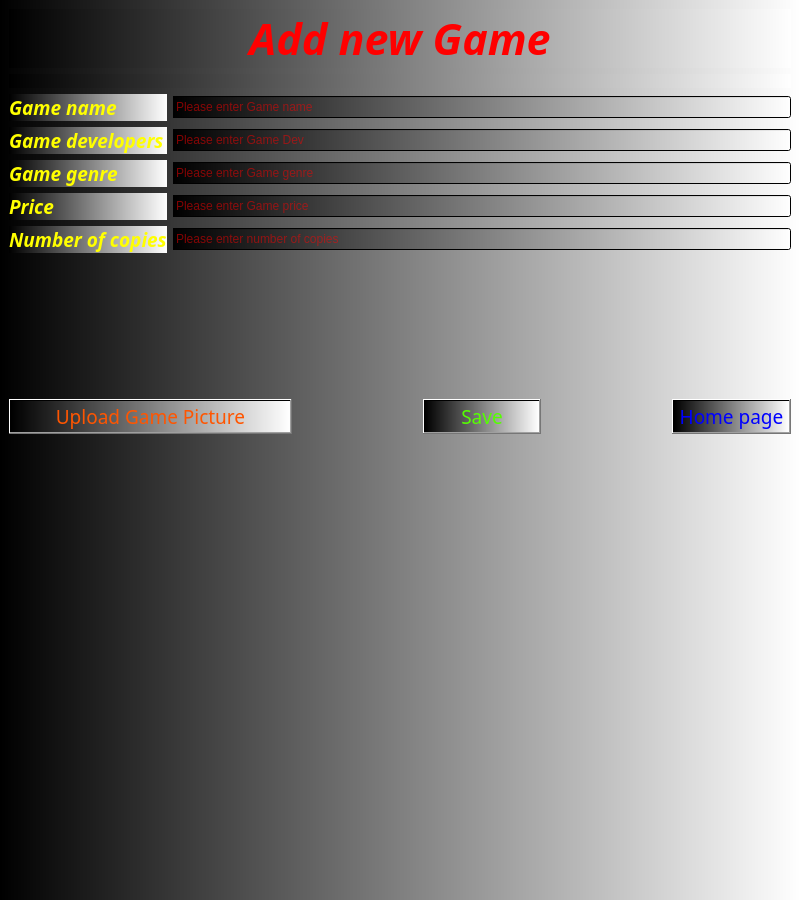
<?xml version="1.0" encoding="UTF-8"?>
<ui version="4.0">
 <class>addNewGame</class>
 <widget class="QMainWindow" name="addNewGame">
  <property name="geometry">
   <rect>
    <x>0</x>
    <y>0</y>
    <width>800</width>
    <height>900</height>
   </rect>
  </property>
  <property name="font">
   <font>
    <family>Franklin Gothic Book</family>
    <pointsize>12</pointsize>
    <italic>true</italic>
    <bold>true</bold>
   </font>
  </property>
  <property name="windowTitle">
   <string>Add new game</string>
  </property>
  <property name="windowIcon">
   <iconset resource="Pictures.qrc">
    <normaloff>:/picture/images/new-item.png</normaloff>:/picture/images/new-item.png</iconset>
  </property>
  <property name="toolTip">
   <string>Add new Game</string>
  </property>
  <property name="styleSheet">
   <string notr="true">color: rgb(255, 0, 0);
background-color: qlineargradient(spread:pad, x1:0, y1:0, x2:1, y2:0, stop:0 rgba(0, 0, 0, 255), stop:1 rgba(255, 255, 255, 255));</string>
  </property>
  <widget class="QWidget" name="centralwidget">
   <layout class="QGridLayout" name="gridLayout_2">
    <item row="0" column="0">
     <layout class="QGridLayout" name="gridLayout">
      <item row="0" column="0" colspan="6">
       <widget class="QLabel" name="label">
        <property name="font">
         <font>
          <family>Franklin Gothic Book</family>
          <pointsize>32</pointsize>
          <italic>true</italic>
          <bold>true</bold>
         </font>
        </property>
        <property name="text">
         <string>Add new Game</string>
        </property>
        <property name="alignment">
         <set>Qt::AlignCenter</set>
        </property>
       </widget>
      </item>
      <item row="1" column="0" colspan="6">
       <widget class="QLabel" name="label_picture">
        <property name="text">
         <string/>
        </property>
        <property name="alignment">
         <set>Qt::AlignCenter</set>
        </property>
       </widget>
      </item>
      <item row="2" column="0">
       <widget class="QLabel" name="label_2">
        <property name="font">
         <font>
          <family>Franklin Gothic Book</family>
          <pointsize>14</pointsize>
          <italic>true</italic>
          <bold>true</bold>
         </font>
        </property>
        <property name="styleSheet">
         <string notr="true">color: rgb(255, 255, 0);</string>
        </property>
        <property name="text">
         <string>Game name</string>
        </property>
        <property name="alignment">
         <set>Qt::AlignLeading|Qt::AlignLeft|Qt::AlignVCenter</set>
        </property>
       </widget>
      </item>
      <item row="2" column="1" colspan="5">
       <widget class="QLineEdit" name="lineEdit_name">
        <property name="placeholderText">
         <string>Please enter Game name</string>
        </property>
       </widget>
      </item>
      <item row="3" column="0">
       <widget class="QLabel" name="label_3">
        <property name="font">
         <font>
          <family>Franklin Gothic Book</family>
          <pointsize>14</pointsize>
          <italic>true</italic>
          <bold>true</bold>
         </font>
        </property>
        <property name="styleSheet">
         <string notr="true">color: rgb(255, 255, 0);</string>
        </property>
        <property name="text">
         <string>Game developers</string>
        </property>
        <property name="alignment">
         <set>Qt::AlignLeading|Qt::AlignLeft|Qt::AlignVCenter</set>
        </property>
       </widget>
      </item>
      <item row="3" column="1" colspan="5">
       <widget class="QLineEdit" name="lineEdit_dev">
        <property name="placeholderText">
         <string>Please enter Game Dev</string>
        </property>
       </widget>
      </item>
      <item row="4" column="0">
       <widget class="QLabel" name="label_4">
        <property name="font">
         <font>
          <family>Franklin Gothic Book</family>
          <pointsize>14</pointsize>
          <italic>true</italic>
          <bold>true</bold>
         </font>
        </property>
        <property name="styleSheet">
         <string notr="true">color: rgb(255, 255, 0);</string>
        </property>
        <property name="text">
         <string>Game genre</string>
        </property>
        <property name="alignment">
         <set>Qt::AlignLeading|Qt::AlignLeft|Qt::AlignVCenter</set>
        </property>
       </widget>
      </item>
      <item row="4" column="1" colspan="5">
       <widget class="QLineEdit" name="lineEdit_genre">
        <property name="placeholderText">
         <string>Please enter Game genre </string>
        </property>
       </widget>
      </item>
      <item row="5" column="0">
       <widget class="QLabel" name="label_5">
        <property name="font">
         <font>
          <family>Franklin Gothic Book</family>
          <pointsize>14</pointsize>
          <italic>true</italic>
          <bold>true</bold>
         </font>
        </property>
        <property name="styleSheet">
         <string notr="true">color: rgb(255, 255, 0);</string>
        </property>
        <property name="text">
         <string>Price</string>
        </property>
        <property name="alignment">
         <set>Qt::AlignLeading|Qt::AlignLeft|Qt::AlignVCenter</set>
        </property>
       </widget>
      </item>
      <item row="5" column="1" colspan="5">
       <widget class="QLineEdit" name="lineEdit_price">
        <property name="placeholderText">
         <string>Please enter Game price</string>
        </property>
       </widget>
      </item>
      <item row="6" column="0">
       <widget class="QLabel" name="label_6">
        <property name="font">
         <font>
          <family>Franklin Gothic Book</family>
          <pointsize>14</pointsize>
          <italic>true</italic>
          <bold>true</bold>
         </font>
        </property>
        <property name="styleSheet">
         <string notr="true">color: rgb(255, 255, 0);</string>
        </property>
        <property name="text">
         <string>Number of copies</string>
        </property>
        <property name="alignment">
         <set>Qt::AlignLeading|Qt::AlignLeft|Qt::AlignVCenter</set>
        </property>
       </widget>
      </item>
      <item row="6" column="1" colspan="5">
       <widget class="QLineEdit" name="lineEdit_nOc">
        <property name="placeholderText">
         <string>Please enter number of copies</string>
        </property>
       </widget>
      </item>
      <item row="7" column="0" colspan="2">
       <widget class="QPushButton" name="Upload_game_pic">
        <property name="font">
         <font>
          <family>Franklin Gothic Book</family>
          <pointsize>14</pointsize>
         </font>
        </property>
        <property name="styleSheet">
         <string notr="true">color: rgb(255, 85, 0);</string>
        </property>
        <property name="text">
         <string>Upload Game Picture</string>
        </property>
       </widget>
      </item>
      <item row="7" column="2">
       <spacer name="verticalSpacer_4">
        <property name="orientation">
         <enum>Qt::Vertical</enum>
        </property>
        <property name="sizeHint" stdset="0">
         <size>
          <width>20</width>
          <height>40</height>
         </size>
        </property>
       </spacer>
      </item>
      <item row="7" column="3">
       <widget class="QPushButton" name="save">
        <property name="font">
         <font>
          <family>Franklin Gothic Book</family>
          <pointsize>14</pointsize>
         </font>
        </property>
        <property name="styleSheet">
         <string notr="true">color: rgb(85, 255, 0);</string>
        </property>
        <property name="text">
         <string>Save</string>
        </property>
       </widget>
      </item>
      <item row="7" column="4">
       <spacer name="verticalSpacer_5">
        <property name="orientation">
         <enum>Qt::Vertical</enum>
        </property>
        <property name="sizeHint" stdset="0">
         <size>
          <width>20</width>
          <height>40</height>
         </size>
        </property>
       </spacer>
      </item>
      <item row="7" column="5">
       <widget class="QPushButton" name="home_page">
        <property name="font">
         <font>
          <family>Franklin Gothic Book</family>
          <pointsize>14</pointsize>
         </font>
        </property>
        <property name="styleSheet">
         <string notr="true">color: rgb(0, 0, 255);</string>
        </property>
        <property name="text">
         <string>Home page</string>
        </property>
       </widget>
      </item>
      <item row="8" column="0">
       <spacer name="verticalSpacer">
        <property name="orientation">
         <enum>Qt::Vertical</enum>
        </property>
        <property name="sizeHint" stdset="0">
         <size>
          <width>20</width>
          <height>40</height>
         </size>
        </property>
       </spacer>
      </item>
      <item row="8" column="3">
       <spacer name="verticalSpacer_2">
        <property name="orientation">
         <enum>Qt::Vertical</enum>
        </property>
        <property name="sizeHint" stdset="0">
         <size>
          <width>20</width>
          <height>40</height>
         </size>
        </property>
       </spacer>
      </item>
      <item row="8" column="5">
       <spacer name="verticalSpacer_3">
        <property name="orientation">
         <enum>Qt::Vertical</enum>
        </property>
        <property name="sizeHint" stdset="0">
         <size>
          <width>20</width>
          <height>40</height>
         </size>
        </property>
       </spacer>
      </item>
     </layout>
    </item>
   </layout>
  </widget>
  <widget class="QMenuBar" name="menubar">
   <property name="geometry">
    <rect>
     <x>0</x>
     <y>0</y>
     <width>800</width>
     <height>23</height>
    </rect>
   </property>
  </widget>
 </widget>
 <resources>
  <include location="Pictures.qrc"/>
 </resources>
 <connections/>
</ui>
